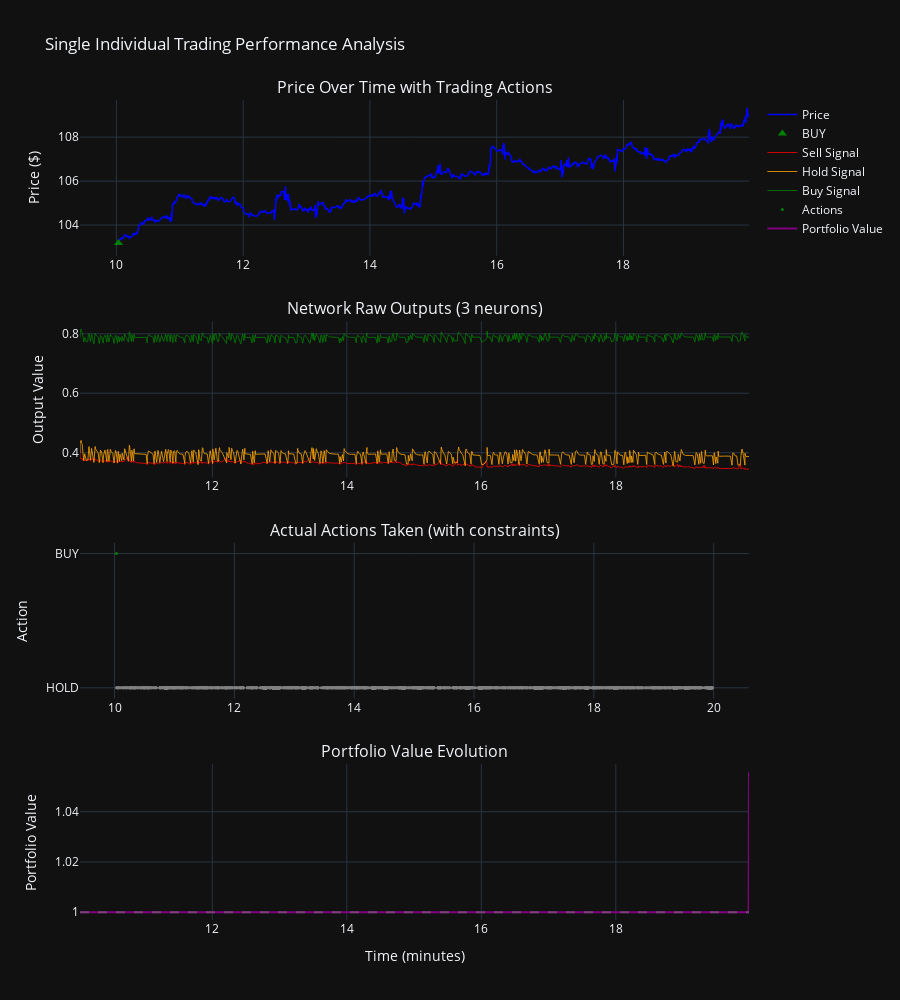

This figure's notebook cell:
### Markdown cell above
## 5. Results Visualization

### Code cell
# Create comprehensive 4-panel visualization
fig = make_subplots(
    rows=4, cols=1,
    subplot_titles=[
        'Price Over Time with Trading Actions',
        'Network Raw Outputs (3 neurons)',
        'Actual Actions Taken (with constraints)',
        'Portfolio Value Evolution'
    ],
    vertical_spacing=0.08,
    specs=[[{"secondary_y": False}]] * 4
)

# Convert timestamps to minutes for better readability
time_minutes = timestamps / 60

# 1. Price + Trading Events
fig.add_trace(
    go.Scatter(
        x=time_minutes,
        y=prices,
        mode='lines',
        name='Price',
        line=dict(color='blue', width=1.5)
    ),
    row=1, col=1
)

# Add buy/sell markers
buy_mask = actions == 2
sell_mask = actions == 0

if np.any(buy_mask):
    fig.add_trace(
        go.Scatter(
            x=time_minutes[buy_mask],
            y=prices[buy_mask],
            mode='markers',
            name='BUY',
            marker=dict(color='green', size=8, symbol='triangle-up')
        ),
        row=1, col=1
    )

if np.any(sell_mask):
    fig.add_trace(
        go.Scatter(
            x=time_minutes[sell_mask],
            y=prices[sell_mask],
            mode='markers',
            name='SELL',
            marker=dict(color='red', size=8, symbol='triangle-down')
        ),
        row=1, col=1
    )

# 2. Network Raw Outputs
colors = ['red', 'orange', 'green']
names = ['Sell Signal', 'Hold Signal', 'Buy Signal']
for i in range(3):
    fig.add_trace(
        go.Scatter(
            x=time_minutes,
            y=network_outputs[:, i],
            mode='lines',
            name=names[i],
            line=dict(color=colors[i], width=1),
            opacity=0.8
        ),
        row=2, col=1
    )

# 3. Actual Actions
action_names = ['SELL', 'HOLD', 'BUY']
action_colors = ['red', 'gray', 'green']

fig.add_trace(
    go.Scatter(
        x=time_minutes,
        y=actions,
        mode='markers',
        name='Actions',
        marker=dict(
            color=[action_colors[a] for a in actions],
            size=3
        )
    ),
    row=3, col=1
)

# 4. Portfolio Value
fig.add_trace(
    go.Scatter(
        x=time_minutes,
        y=portfolio_history,
        mode='lines',
        name='Portfolio Value',
        line=dict(color='purple', width=2)
    ),
    row=4, col=1
)

# Add horizontal line at portfolio = 1.0
fig.add_hline(y=1.0, line_dash="dash", line_color="gray", opacity=0.5, row=4, col=1)

# Update layout
fig.update_xaxes(title_text="Time (minutes)", row=4, col=1)
fig.update_yaxes(title_text="Price ($)", row=1, col=1)
fig.update_yaxes(title_text="Output Value", row=2, col=1)
fig.update_yaxes(title_text="Action", row=3, col=1, tickvals=[0, 1, 2], ticktext=['SELL', 'HOLD', 'BUY'])
fig.update_yaxes(title_text="Portfolio Value", row=4, col=1)

fig.update_layout(
    title="Single Individual Trading Performance Analysis",
    height=1000,
    width=900,
    showlegend=True
)

fig.show()

### Figure 1 — Plotly figure (JSON) as saved in the notebook; plotly's stock layout.template omitted (floating-point values rounded to 4 significant figures; data arrays with more than 128 entries replaced by an {"elided": "..."} marker saying what was removed)
{"data": [{"line": {"color": "blue", "width": 1.5}, "mode": "lines", "name": "Price", "x": {"elided": "3492 float values"}, "y": {"elided": "3492 float values"}, "type": "scatter", "xaxis": "x", "yaxis": "y"}, {"marker": {"color": "green", "size": 8, "symbol": "triangle-up"}, "mode": "markers", "name": "BUY", "x": [10.03], "y": [103.2], "type": "scatter", "xaxis": "x", "yaxis": "y"}, {"line": {"color": "red", "width": 1}, "mode": "lines", "name": "Sell Signal", "opacity": 0.8, "x": {"elided": "3492 float values"}, "y": {"elided": "3492 float values"}, "type": "scatter", "xaxis": "x2", "yaxis": "y2"}, {"line": {"color": "orange", "width": 1}, "mode": "lines", "name": "Hold Signal", "opacity": 0.8, "x": {"elided": "3492 float values"}, "y": {"elided": "3492 float values"}, "type": "scatter", "xaxis": "x2", "yaxis": "y2"}, {"line": {"color": "green", "width": 1}, "mode": "lines", "name": "Buy Signal", "opacity": 0.8, "x": {"elided": "3492 float values"}, "y": {"elided": "3492 float values"}, "type": "scatter", "xaxis": "x2", "yaxis": "y2"}, {"marker": {"color": {"elided": "3492 str values"}, "size": 3}, "mode": "markers", "name": "Actions", "x": {"elided": "3492 float values"}, "y": {"elided": "3492 int values"}, "type": "scatter", "xaxis": "x3", "yaxis": "y3"}, {"line": {"color": "purple", "width": 2}, "mode": "lines", "name": "Portfolio Value", "x": {"elided": "3492 float values"}, "y": {"elided": "3492 float values"}, "type": "scatter", "xaxis": "x4", "yaxis": "y4"}], "layout": {"xaxis": {"anchor": "y", "domain": [0.0, 1.0]}, "yaxis": {"anchor": "x", "domain": [0.81, 1.0], "title": {"text": "Price ($)"}}, "xaxis2": {"anchor": "y2", "domain": [0.0, 1.0]}, "yaxis2": {"anchor": "x2", "domain": [0.54, 0.73], "title": {"text": "Output Value"}}, "xaxis3": {"anchor": "y3", "domain": [0.0, 1.0]}, "yaxis3": {"anchor": "x3", "domain": [0.27, 0.46], "title": {"text": "Action"}, "tickvals": [0, 1, 2], "ticktext": ["SELL", "HOLD", "BUY"]}, "xaxis4": {"anchor": "y4", "domain": [0.0, 1.0], "title": {"text": "Time (minutes)"}}, "yaxis4": {"anchor": "x4", "domain": [0.0, 0.19], "title": {"text": "Portfolio Value"}}, "annotations": [{"font": {"size": 16}, "showarrow": false, "text": "Price Over Time with Trading Actions", "x": 0.5, "xanchor": "center", "xref": "paper", "y": 1.0, "yanchor": "bottom", "yref": "paper"}, {"font": {"size": 16}, "showarrow": false, "text": "Network Raw Outputs (3 neurons)", "x": 0.5, "xanchor": "center", "xref": "paper", "y": 0.73, "yanchor": "bottom", "yref": "paper"}, {"font": {"size": 16}, "showarrow": false, "text": "Actual Actions Taken (with constraints)", "x": 0.5, "xanchor": "center", "xref": "paper", "y": 0.46, "yanchor": "bottom", "yref": "paper"}, {"font": {"size": 16}, "showarrow": false, "text": "Portfolio Value Evolution", "x": 0.5, "xanchor": "center", "xref": "paper", "y": 0.19, "yanchor": "bottom", "yref": "paper"}], "shapes": [{"line": {"color": "gray", "dash": "dash"}, "opacity": 0.5, "type": "line", "x0": 0, "x1": 1, "xref": "x4 domain", "y0": 1.0, "y1": 1.0, "yref": "y4"}], "title": {"text": "Single Individual Trading Performance Analysis"}, "height": 1000, "width": 900, "showlegend": true}}
